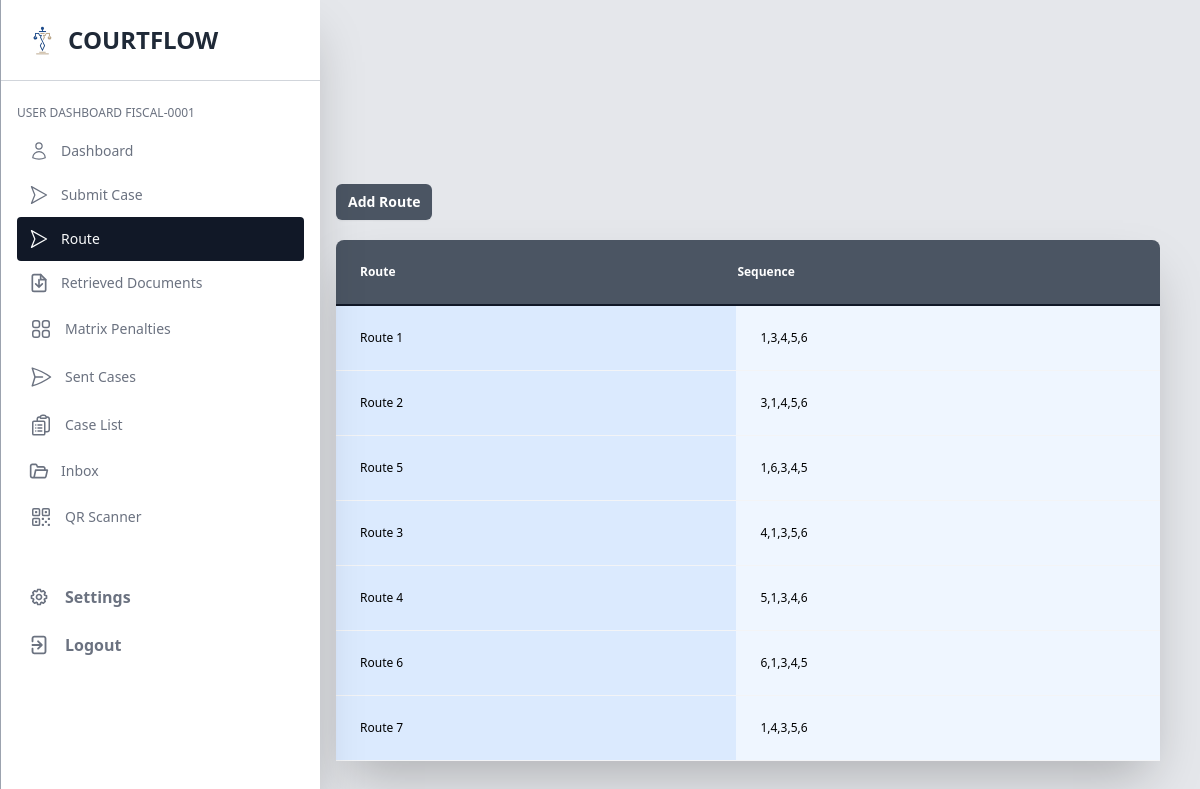
/src/pages/user/userRoute.php (signed in), run on the app's committed database.
### tables this page shows
CREATE TABLE `test_route` (
  `id` int(11) NOT NULL,
  `route_name` varchar(30) NOT NULL,
  `dept_sequence` varchar(300) NOT NULL
);

### src/pages/user/userRoute.php (the view, shortened to what this page needs)
<?php
include('../../connection/config.php');
$loggedInEmployeeId = $_SESSION['employeeId'] ?? '';
$loggedInRole = $_SESSION['role'] ?? '';
$stmt = $conn->prepare("SELECT * FROM roles WHERE Role=?");
$stmt->bind_param("s", $loggedInRole);
$stmt->execute();
$result = $stmt->get_result();
$row = $result->fetch_assoc();
$SubmitCase = $row['SubmitCase'];
$RetrievedDocuments = $row['RetrievedDocuments'];
$MatrixPenalties = $row['MatrixPenalties'];
$SentCases = $row['SentCases'];
$Inbox = $row['Inbox'];
$CaseList = $row['CaseList'];
$QRScanner = $row['QRScanner'];
$RouteSql = "SELECT * FROM test_route";
$RouteSqlResult = $conn->query($RouteSql);
?>
<!DOCTYPE html>
<html lang="en" class="h-full">
<head>
    <link href="../../../dist/output.css" rel="stylesheet" />
</head>
<body class="bg-gray-200">
    <div>
        <div class="relative z-50 hidden lg:block navbar-menu">
            <nav class="fixed top-0 bottom-0 left-0 flex flex-col w-3/4 pt-6 pb-8 overflow-y-auto bg-white border-l border-gray-400 shadow-2xl lg:w-80 sm:max-w-xs">
                <div class="flex items-center w-full px-6 pb-6 mb-6 border-gray-300 lg:border-b">
                    <a class="text-xl font-semibold text-white" href="#">
                        <img class="h-8" src="../../images/CFLogo.png" alt="" width="auto">
                    </a>
                    <span class="inline-block ml-2 text-2xl font-bold text-gray-800 uppercase">CourtFlow</span>
                </div>
                <div class="px-4 pb-6">
                    <?php if (!empty($loggedInRole)) : ?>
                        <h3 class="mb-2 text-xs font-medium text-gray-500 uppercase">User Dashboard <?php echo $loggedInEmployeeId; ?></h3>
                    <?php endif; ?>
                    <ul class="text-sm font-medium">
                        <li>
                            <a class="flex items-center py-3 pl-3 pr-2 text-gray-500 rounded hover:bg-gray-700 hover:text-white" href="userDashboard.php">
                                <span class="inline-block mr-3">
                                </span>
                                <span>Dashboard</span>
                            </a>
                        </li>
                        <li class="<?php echo ($SubmitCase === 0) ? 'hidden' : ''; ?>">
                            <a class="flex items-center py-3 pl-3 pr-2 text-gray-500 transition duration-300 border-gray-500 rounded hover:bg-gray-700 hover:text-white" href="userSubmitCase.php">
                                <span class="inline-block mr-3">
                                    <svg class="w-5 h-5" xmlns="http://www.w3.org/2000/svg" fill="none" viewBox="0 0 24 24" stroke-width="1.5" stroke="currentColor">
                                        <path stroke-linecap="round" stroke-linejoin="round" d="M21 12L3 22l4-10-4-10 18 10z">
                                        </path>
                                    </svg>
                                </span>
                                <span>Submit Case</span>
                            </a>
                        </li>
                        <li class="<?php echo ($SubmitCase === 0) ? 'hidden' : ''; ?>">
                            <a class="flex items-center py-3 pl-3 pr-2 transition duration-300 bg-gray-900 border-gray-500 rounded text-gray-50 hover:text-white" href="userRoute.php">
                                <span class="inline-block mr-3">
                                    <svg class="w-5 h-5" xmlns="http://www.w3.org/2000/svg" fill="none" viewBox="0 0 24 24" stroke-width="1.5" stroke="currentColor">
                                        <path stroke-linecap="round" stroke-linejoin="round" d="M21 12L3 22l4-10-4-10 18 10z">
                                        </path>
                                    </svg>
                                </span>
                                <span>Route</span>
                            </a>
                        </li>
                        <li class="<?php echo ($RetrievedDocuments === 0) ? 'hidden' : ''; ?>">
                            <a href="userRetrievedDocuments.php" class="flex items-center py-3 pl-3 pr-2 text-gray-500 transition duration-300 border-gray-500 rounded hover:bg-gray-700 hover:text-white">
                                <span class="inline-block mr-3">
                                    <svg class="w-5 h-5" xmlns="http://www.w3.org/2000/svg" viewBox="0 0 24 24" fill="none" stroke="currentColor" stroke-width="2" stroke-linecap="round" stroke-linejo="round">
                                        <path d="M14 2H6a2 2 0 00-2 2v16a2 2 0 002 2h12a2 2 0 002-2V8l-6-6z"></path>
                                        <path d="M14 2v6h6"></path>
                                        <path d="M16 13l-4 4-4-4m4-5v9"></path>
                                    </svg>
                                </span>
                                <span>Retrieved Documents</span>
                            </a>
                        </li>
                        <li class="<?php echo ($MatrixPenalties === 0) ? 'hidden' : ''; ?>">
                            <a class="flex items-center py-3 pl-3 pr-2 text-gray-500 transition duration-300 border-gray-500 rounded hover:bg-gray-700 hover:text-white" href="userMatrixPenalties.php">
                                <span class="inline-block mr-3">
                                </span>
                                <span>Matrix Penalties</span>
                            </a>
                        </li>
                        <li class="<?php echo ($SentCases === 0) ? 'hidden' : ''; ?>">
                            <a class="flex items-center py-3 pl-3 pr-2 text-gray-500 transition duration-300 border-gray-500 rounded hover:bg-gray-700 hover:text-white" href="userSentCases.php">
                                <span class="inline-block mr-3">
                                    <svg xmlns="http://www.w3.org/2000/svg" fill="none" viewBox="0 0 24 24" stroke-width="1.5" stroke="currentColor" class="w-6 h-6">
                                        <path stroke-linecap="round" stroke-linejoin="round" d="M6 12 3.269 3.125A59.769 59.769 0 0 1 21.485 12 59.768 59.768 0 0 1 3.27 20.875L5.999 12Zm0 0h7.5" />
                                    </svg>
                                </span>
                                <span>Sent Cases</span>
                            </a>
                        </li>
                        <li class="<?php echo ($CaseList === 0) ? 'hidden' : ''; ?>">
                            <a class="flex items-center py-3 pl-3 pr-2 text-gray-500 transition duration-300 border-gray-500 rounded hover:bg-gray-700 hover:text-white" href="userCaseList.php">
                                <span class="inline-block mr-3">
                                </span>
                                <span>Case List</span>
                            </a>
                        </li>
                        <li class="<?php echo ($Inbox === 0) ? 'hidden' : ''; ?>">
                            <a class="flex items-center py-3 pl-3 pr-2 text-gray-500 transition duration-300 border-gray-500 rounded hover:bg-gray-700 hover:text-white" href="userInbox.php">
                                <span class="inline-block mr-3">
                                </span>
                                <span>Inbox</span>
                            </a>
                        </li>
                        <li class="<?php echo ($QRScanner === 0) ? 'hidden' : ''; ?>">
                            <a class="flex items-center py-3 pl-3 pr-2 text-gray-500 transition duration-300 border-gray-500 rounded hover:bg-gray-700 hover:text-white" href="userQRScanner.php">
                                <span class="inline-block mr-3">
                                </span>
                                <span>QR Scanner</span>
                            </a>
                        </li>
                    </ul>
                    <div class="pt-8">
                        <a class="flex items-center py-3 pl-3 pr-2 text-gray-500 transition duration-300 border-gray-500 rounded hover:bg-gray-700 hover:text-white" href="#">
                            <span class="inline-block mr-4">
                            </span>
                            <span class="font-semibold">Settings</span>
                        </a>
                        <form action="../../controller/logout.php" method="post">
                            <a class="flex items-center py-3 pl-3 pr-2 text-gray-500 transition duration-300 border-gray-500 rounded hover:bg-gray-700 hover:text-white">
                                <span class="inline-block mr-4">
                                </span>
                                <button type="submit" name="logout" class="font-semibold">Logout</button>
                            </a>
                        </form>
                    </div>
                </div>
            </nav>
        </div>
        <section class="py-20 ml-40 mr-5 pl-44">
        </section>
        <div class="ml-40 mr-5 pl-44">
            <div class="flex items-center justify-between mb-2">
                <button type="button" id="addBranch" class="flex justify-center rounded-md bg-gray-600 px-3 py-1.5 text-sm font-semibold leading-6 text-white shadow-sm hover:bg-gray-800 focus-visible:outline focus-visible:outline-2 focus-visible:outline-offset-2 focus-visible:outline-indigo-600">
                    Add Route
                </button>
            </div>
            <div class="mr-5">
                <table class="w-full mt-5 bg-gray-600 border-b border-gray-900 rounded-lg shadow-2xl table-auto">
                    <thead class="border-b-2 border-gray-900">
                        <tr>
                            <th class="py-6 pl-6">
                                <p class="flex items-center text-xs text-white">Route</p>
                            </th>
                            <th>
                                <p class="flex items-center text-xs text-white">Sequence</p>
                            </th>
                        </tr>
                    </thead>
                    <tbody>
                        <?php
                        foreach ($RouteSqlResult as $Route) :
                        ?>
                            <tr class="text-xs border-b border-gray-100 bg-blue-50 edit-trigger">
                                <td class="py-6 pl-6 bg-blue-100"><?= $Route['route_name']; ?></td>
                                <td class="py-6 pl-6"><?= $Route['dept_sequence']; ?></td>
                            </tr>
                        <?php endforeach; ?>
                    </tbody>
                </table>
            </div>
        </div>
</body>

### src/pages/user/userRoute.php (style rules this page uses)
ul { padding: 0px; margin: 0px; }

### data on the page
test_route: route_name "Route 1", dept_sequence "1,3,4,5,6"
test_route: route_name "Route 2", dept_sequence "3,1,4,5,6"
test_route: route_name "Route 5", dept_sequence "1,6,3,4,5"
test_route: route_name "Route 3", dept_sequence "4,1,3,5,6"
test_route: route_name "Route 4", dept_sequence "5,1,3,4,6"
test_route: route_name "Route 6", dept_sequence "6,1,3,4,5"
test_route: route_name "Route 7", dept_sequence "1,4,3,5,6"

### other printed values
$loggedInEmployeeId "FISCAL-0001"
